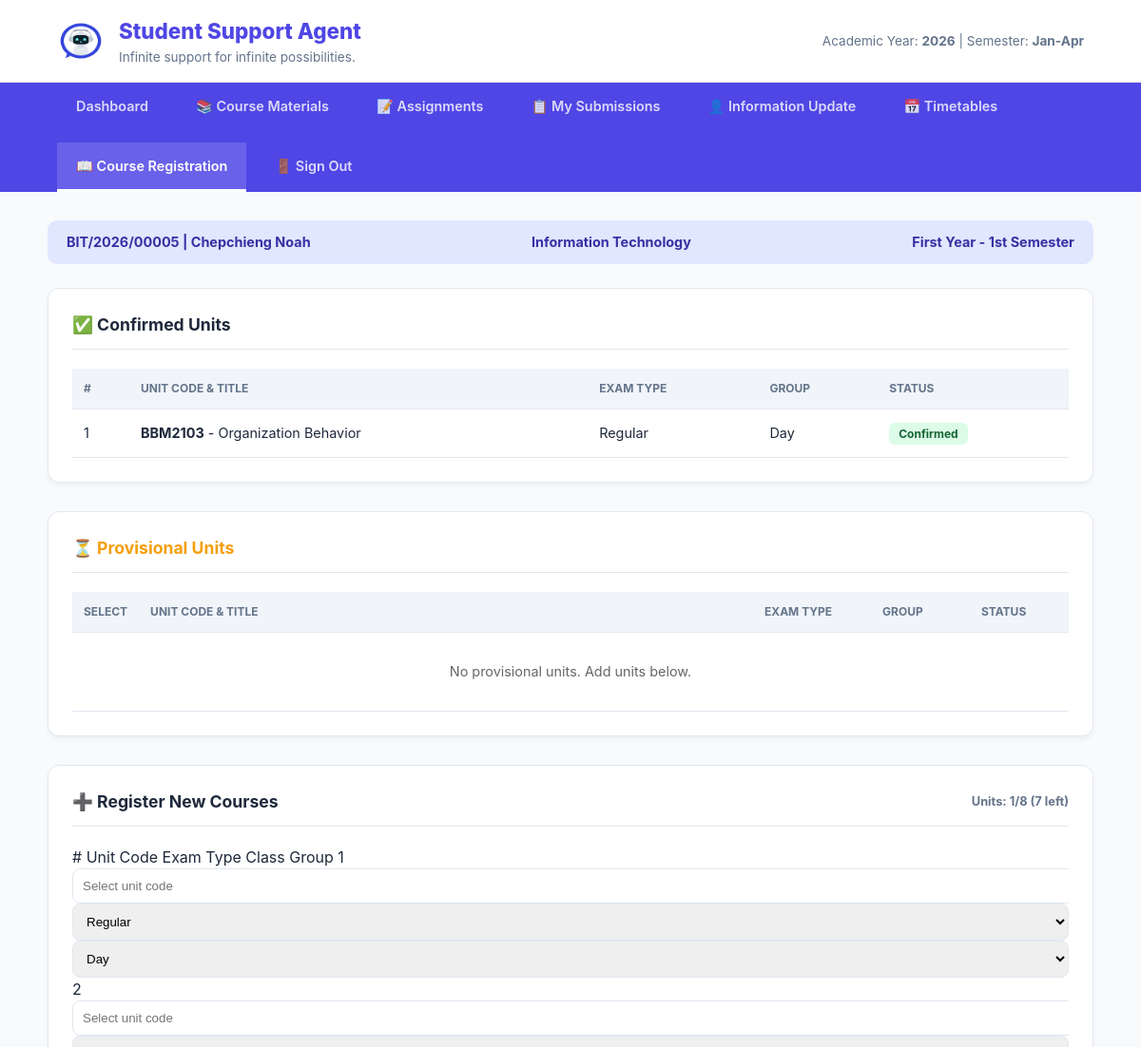
Page /Student/registration.php (signed in, upper part) on the earlier database version.
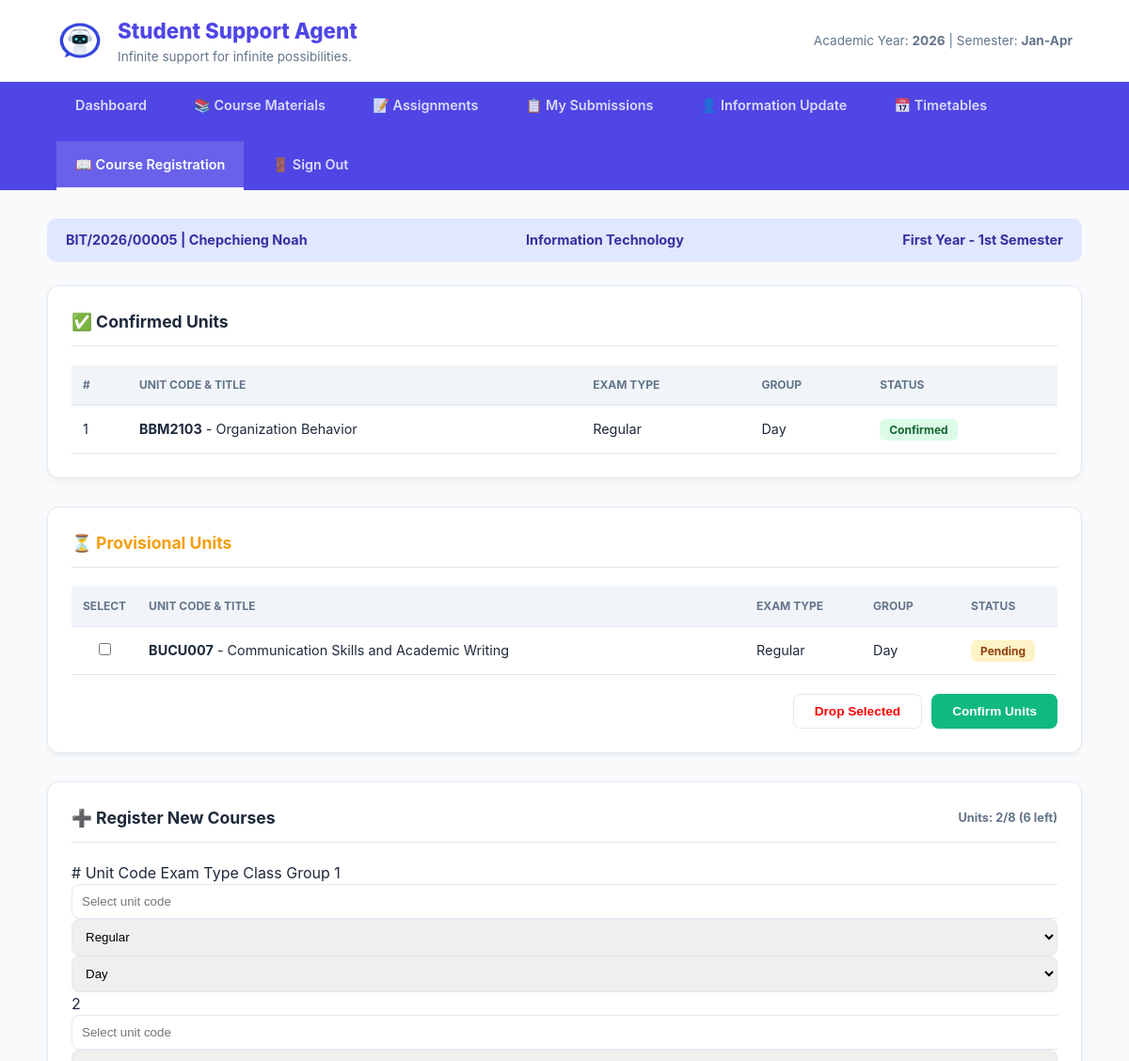
Same page on the later database version.
### tables this page shows
CREATE TABLE `registered_courses` (
  `id` int(11) NOT NULL,
  `student_reg_no` varchar(30) NOT NULL,
  `unit_code` varchar(20) NOT NULL,
  `department` varchar(100) DEFAULT NULL,
  `exam_type` varchar(30) NOT NULL,
  `class_group` varchar(20) NOT NULL,
  `semester` varchar(20) NOT NULL,
  `academic_year` varchar(10) NOT NULL,
  `status` enum('Provisional','Confirmed') DEFAULT 'Provisional',
  `registered_at` timestamp NOT NULL DEFAULT current_timestamp()
);

CREATE TABLE `timetable` (
  `id` int(11) NOT NULL,
  `unit_code` varchar(20) DEFAULT NULL,
  `course_title` varchar(100) DEFAULT NULL,
  `department` varchar(50) DEFAULT NULL,
  `time_from` varchar(10) DEFAULT NULL,
  `time_to` varchar(10) DEFAULT NULL,
  `day_of_week` enum('Monday','Tuesday','Wednesday','Thursday','Friday','Saturday','Sunday') DEFAULT NULL,
  `venue` varchar(50) DEFAULT NULL,
  `unit_group` varchar(20) DEFAULT NULL,
  `lecturer` varchar(50) DEFAULT NULL,
  `exam_date` date DEFAULT NULL,
  `semester` enum('1','2','3') NOT NULL,
  `year_level` enum('First Year','Second Year','Third Year','Fourth Year') NOT NULL,
  `academic_year` year(4) NOT NULL,
  `created_at` timestamp NOT NULL DEFAULT current_timestamp()
);

### Student/registration.php (the view, shortened to what the changed rows need)
<?php
$conn = mysqli_connect("localhost", "root", "", "Portal-Asisstant-AI");
$student_reg_no = $_SESSION['reg_number'] ?? '';
$user_id = $_SESSION['user_id'];
$user_query = mysqli_query($conn, "SELECT full_name, department, survey_done FROM users WHERE id = '$user_id'");
$user_data = mysqli_fetch_assoc($user_query);
$student_dept = $user_data['department'] ?? 'General';
$current_semester_num = $_SESSION['current_semester'] ?? 1;
$current_semester_name = ($current_semester_num == 1) ? '1st Semester' : '2nd Semester';
$student_year_level = $_SESSION['student_year'] ?? 'First Year';
$confirmed = mysqli_query($conn, "SELECT rc.*, t.course_title FROM registered_courses rc JOIN timetable t ON rc.unit_code = t.unit_code WHERE rc.student_reg_no = '$student_reg_no' AND (rc.status = 'Confirmed' OR rc.status = 'Approved')");
$provisional = mysqli_query($conn, "SELECT rc.*, t.course_title FROM registered_courses rc JOIN timetable t ON rc.unit_code = t.unit_code WHERE rc.student_reg_no = '$student_reg_no' AND (rc.status = 'Provisional' OR rc.status IS NULL OR rc.status = '')");
$ui_count_res = mysqli_query($conn, "SELECT COUNT(*) as total FROM registered_courses WHERE student_reg_no = '$student_reg_no'");
$ui_row = mysqli_fetch_assoc($ui_count_res);
$slots_used = $ui_row['total'];
$remaining = 8 - $slots_used;
?>
<!DOCTYPE html>
<html lang="en">
<head>
</head>
<body>
<header>
    <div class="branding">
        <div>
            <h1>Student Support Agent</h1>
        </div>
    </div>
</header>
<div class="container">
    <div class="card">
        <div style="overflow-x: auto;">
            <table>
                <thead>
                    <tr>
                        <th>#</th>
                        <th>Unit Code & Title</th>
                        <th>Exam Type</th>
                        <th>Group</th>
                        <th>Status</th>
                    </tr>
                </thead>
                <tbody>
                    <?php $i=1; while($row = mysqli_fetch_assoc($confirmed)): ?>
                        <tr>
                            <td><?php echo $i++; ?></td>
                            <td><strong><?php echo htmlspecialchars($row['unit_code']); ?></strong> - <?php echo htmlspecialchars($row['course_title']); ?></td>
                            <td><?php echo htmlspecialchars($row['exam_type']); ?></td>
                            <td><?php echo htmlspecialchars($row['class_group']); ?></td>
                            <td><span class="badge bg-success">Confirmed</span></td>
                        </tr>
                    <?php endwhile; ?>
                </tbody>
            </table>
        </div>
    </div>
    <form method="POST">
    <div class="card">
        <div style="overflow-x: auto;">
            <table>
                <thead>
                    <tr>
                        <th width="40">Select</th>
                        <th>Unit Code & Title</th>
                        <th width="100">Exam Type</th>
                        <th width="80">Group</th>
                        <th width="80">Status</th>
                    </tr>
                </thead>
                <tbody>
                    <?php
                    $has_provisional = false;
                    while($row = mysqli_fetch_assoc($provisional)):
                        $has_provisional = true;
                    ?>
                        <tr>
                            <td align="center"><input type="checkbox" name="selected_units[]" value="<?php echo $row['unit_code']; ?>"></td>
                            <td><strong><?php echo htmlspecialchars($row['unit_code']); ?></strong> - <?php echo htmlspecialchars($row['course_title']); ?></td>
                            <td><?php echo htmlspecialchars($row['exam_type']); ?></td>
                            <td><?php echo htmlspecialchars($row['class_group']); ?></td>
                            <td><span class="badge bg-warning">Pending</span></td>
                        </tr>
                    <?php endwhile; ?>
                    <?php if(!$has_provisional): ?>
                        <tr>
                            <td colspan="5" style="text-align:center; color:#666; padding: 30px;">No provisional units. Add units below.</td>
                        </tr>
                    <?php endif; ?>
                </tbody>
            </table>
        </div>
        <?php if($has_provisional): ?>
        <div style="margin-top: 20px; display: flex; justify-content: flex-end; gap: 10px;">
            <button type="submit" name="btn_drop_action" class="btn btn-outline" style="color:red;">Drop Selected</button>
            <button type="submit" name="btn_confirm_action" class="btn btn-success">Confirm Units</button>
        </div>
        <?php endif; ?>
    </div>
    </form>
    <div class="card">
        <div class="card-title">
            ➕ Register New Courses
            <span style="margin-left: auto; font-size: 0.8rem; color: <?php echo ($remaining <= 0) ? '#ef4444' : 'var(--text-light)'; ?>;">
                Units: <?php echo $slots_used; ?>/8 (<?php echo $remaining; ?> left)
            </span>
        </div>
        <?php
        $available_units_query = "SELECT DISTINCT t.unit_code, t.course_title
                                  FROM timetable t
                                  INNER JOIN academic_workload aw ON t.unit_code = aw.unit_code
                                  WHERE aw.department = '$student_dept'
                                  AND t.year_level = '$student_year_level'
                                  AND t.semester = '$current_semester_num'
                                  ORDER BY t.unit_code";
        $available_units_result = mysqli_query($conn, $available_units_query);
        $available_units_list = [];
        while ($au = mysqli_fetch_assoc($available_units_result)) {
            $available_units_list[] = $au;
        }
        ?>
        <?php if(empty($available_units_list)): ?>
            <div class="card" style="background: #fef3c7; border-left: 5px solid #f59e0b; color: #92400e; padding: 15px; margin-bottom: 20px;">
                ⚠️ <strong>No units available for registration!</strong><br>
                There are no units scheduled for <?php echo $student_year_level; ?> - <?php echo $current_semester_name; ?> in your department (<?php echo $student_dept; ?>).<br>
                Please contact the academic office.
            </div>
        <?php else: ?>
            <form method="POST">
                <div style="overflow-x: auto;">
                        <thead>
                            <tr>
                                <th width="50">#</th>
                                <th>Unit Code</th>
                                <th width="120">Exam Type</th>
                                <th width="120">Class Group</th>
                            </tr>
                        </thead>
                        <tbody>
                            <?php for($k=1; $k<=6; $k++): ?>
                                <tr>
                                    <td align="center"><?php echo $k; ?></td>
                                    <td>
                                        <input type="text" name="courseCode<?php echo $k; ?>"
                                               placeholder="Select unit code"
                                               list="unit-codes"
                                               autocomplete="off"
                                               <?php if($remaining <= 0) echo 'disabled'; ?>>
                                    </td>
                                    <td>
                                        <select name="examType<?php echo $k; ?>" <?php if($remaining <= 0) echo 'disabled'; ?>>
                                            <option value="Regular">Regular</option>
                                        </select>
                                    </td>
                                    <td>
                                        <select name="classCode<?php echo $k; ?>" <?php if($remaining <= 0) echo 'disabled'; ?>>
                                            <option value="Day">Day</option>
                                        </select>
                                    </td>
                                </tr>
                            <?php endfor; ?>
                        </tbody>
                </div>
            </form>
        <?php endif; ?>
    </div>
</div>
</body>
</html>

Differences in the rows shown:
added registered_courses: unit_code "BUCU007", timetable.course_title "Communication Skills and Academic Writing", exam_type "Regular", class_group "Day"
Other differences:
$slots_used: "1" → "2"
$remaining: "7" → "6"
text no longer shown: "No provisional units. Add units below."
text now shown: "Drop Selected Confirm Units"
